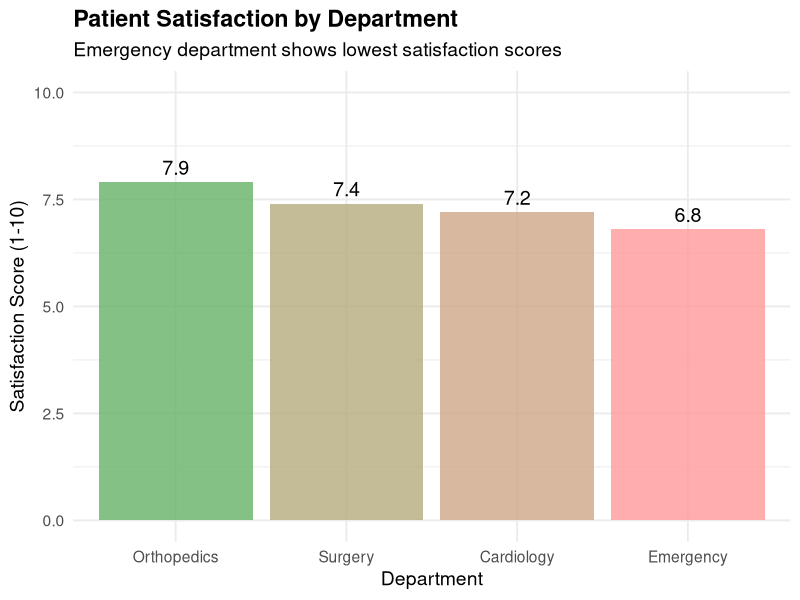
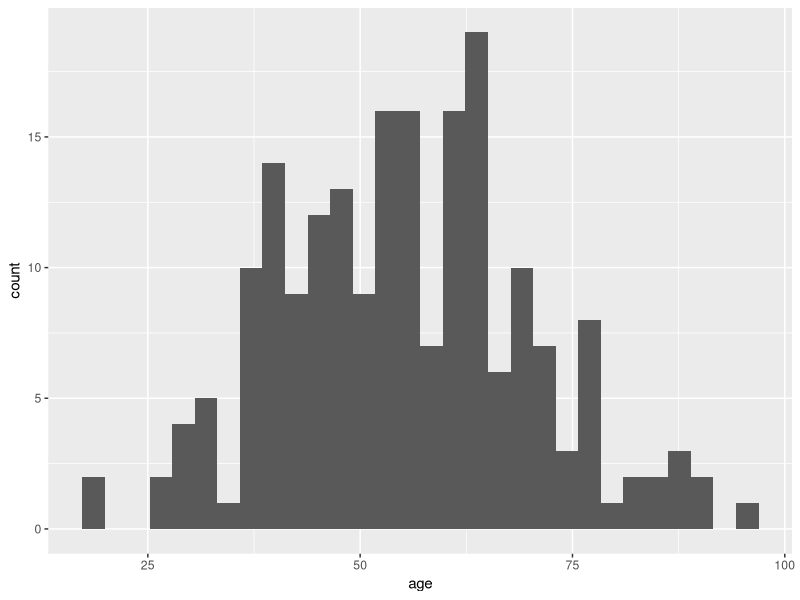
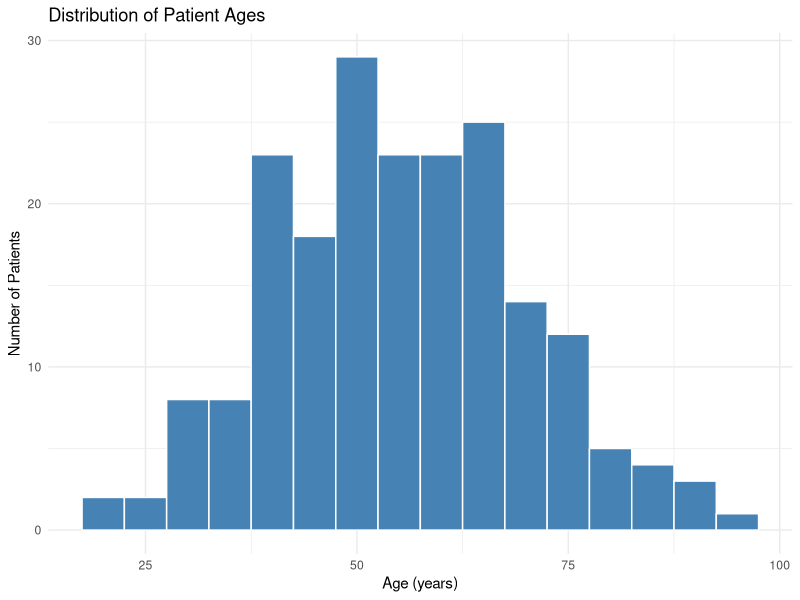
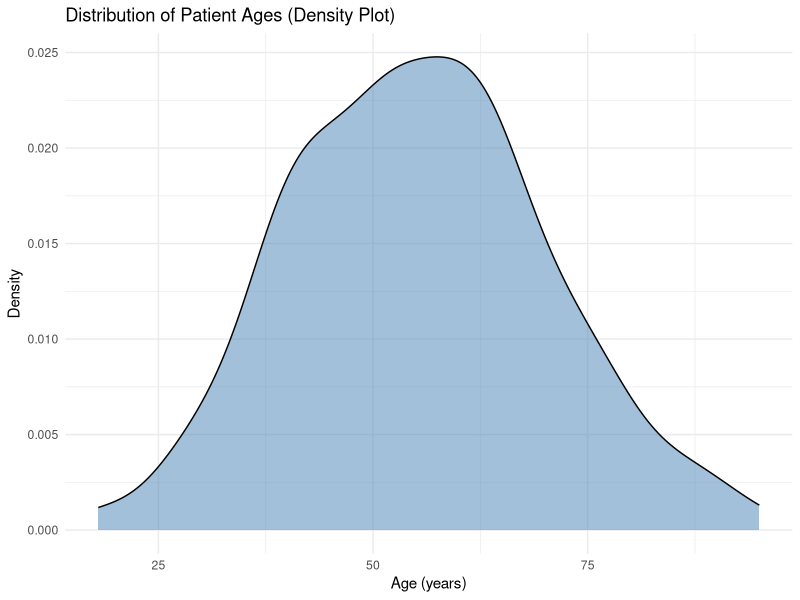
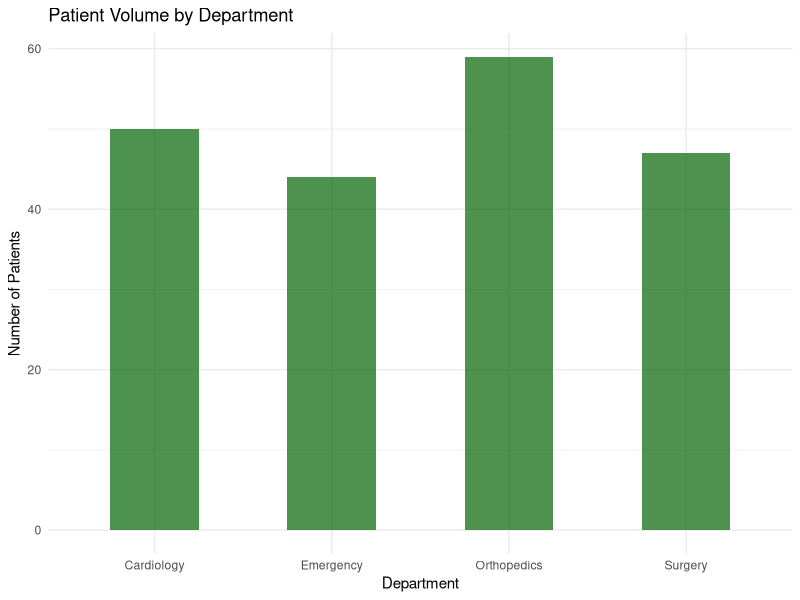
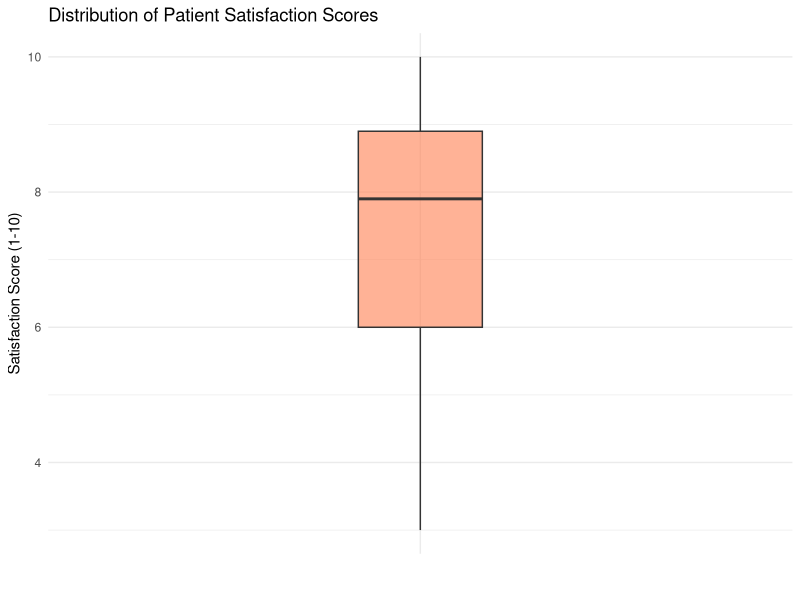
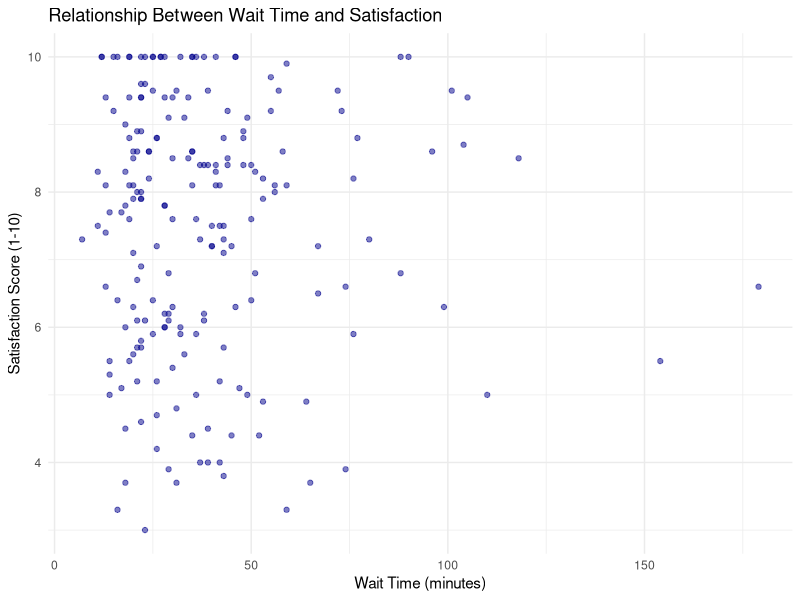
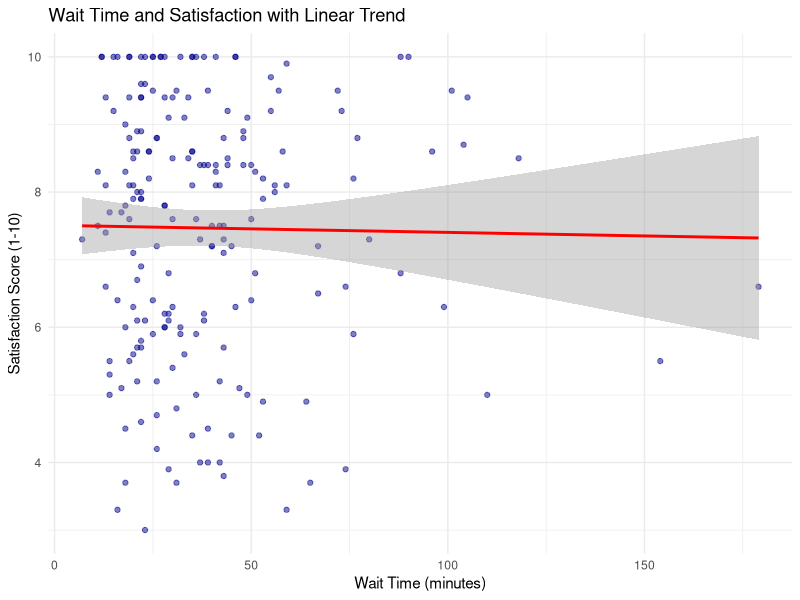

Write the R code that produced these figures, in order.
## ---- chunk 1
#| echo: false
#| fig-width: 8
#| fig-height: 4

# Quick demo data
demo_data <- data.frame(
  Department = c("Cardiology", "Emergency", "Orthopedics", "Surgery"),
  Satisfaction = c(7.2, 6.8, 7.9, 7.4),
  WaitTime = c(45, 67, 38, 52)
)

library(ggplot2)
ggplot(demo_data, aes(x = reorder(Department, -Satisfaction), y = Satisfaction)) +
  geom_col(aes(fill = Satisfaction), alpha = 0.8) +
  geom_text(aes(label = Satisfaction), vjust = -0.5, size = 5) +
  scale_fill_gradient(low = "#ff9999", high = "#66b266") +
  labs(title = "Patient Satisfaction by Department",
       subtitle = "Emergency department shows lowest satisfaction scores",
       x = "Department",
       y = "Satisfaction Score (1-10)") +
  theme_minimal(base_size = 14) +
  theme(legend.position = "none",
        plot.title = element_text(face = "bold")) +
  ylim(0, 10)
## ---- chunk 2
#| label: setup
#| warning: false

library(ggplot2)
library(dplyr)
library(tidyr)
library(readr)
library(patchwork)

set.seed(2026)
## ---- chunk 3
#| label: load-data

# Simulate patient satisfaction data
patient_data <- data.frame(
  patient_id = 1:200,  # Create unique IDs for 200 patients
  age = round(rnorm(200, mean = 55, sd = 15)),  # Generate ages: mean=55, standard deviation=15
  # Randomly assign patients to departments
  department = sample(c("Cardiology", "Orthopedics", "Emergency", "Surgery"),
                      200, replace = TRUE),
  # Generate satisfaction scores: mean=7.5, standard deviation=1.8
  satisfaction_score = round(rnorm(200, mean = 7.5, sd = 1.8), 1),
  # Generate wait times with right-skewed distribution (some very long waits)
  wait_time_minutes = round(rlnorm(200, meanlog = 3.5, sdlog = 0.6)),
  # Generate length of stay with right-skewed distribution
  length_of_stay_days = round(rlnorm(200, meanlog = 1.2, sdlog = 0.8), 1)
) %>%
  mutate(
    # Ensure satisfaction scores are between 1-10 (cap at boundaries)
    satisfaction_score = pmin(pmax(satisfaction_score, 1), 10),
    # Ensure age is realistic (between 18-95 years)
    age = pmin(pmax(age, 18), 95)
  )

# Display first 10 rows to see the data structure
head(patient_data, 10)
## ---- chunk 4
#| label: histogram-basic
#| fig-width: 6
#| fig-height: 4

# Basic histogram: minimal code to see the distribution
ggplot(data = patient_data, mapping = aes(x = age)) +  # Specify data and map age to x-axis
  geom_histogram()  # Add histogram geometry (bars showing frequency)
## ---- chunk 5
#| label: histogram-improved
#| fig-width: 6
#| fig-height: 4

# Improved histogram with better styling and labels
ggplot(patient_data, aes(x = age)) +  # Specify data and aesthetic mapping
  geom_histogram(binwidth = 5,  # Set bin width to 5 years per bar
                 fill = "steelblue",  # Fill color for bars
                 color = "white") +  # Border color (creates separation between bars)
  labs(title = "Distribution of Patient Ages",  # Add descriptive title
       x = "Age (years)",  # Label x-axis with units
       y = "Number of Patients") +  # Label y-axis
  theme_minimal()  # Apply clean, minimal theme (removes gray background)
## ---- chunk 6
#| label: density-basic
#| fig-width: 6
#| fig-height: 4

# Density plot showing smooth distribution curve
ggplot(patient_data, aes(x = age)) +
  geom_density(fill = "steelblue",  # Fill color under the curve
               alpha = 0.5) +  # Transparency (0.5 = 50% transparent)
  labs(title = "Distribution of Patient Ages (Density Plot)",
       x = "Age (years)",
       y = "Density") +  # Y-axis shows density, not counts
  theme_minimal()
## ---- chunk 7
#| label: barchart-basic
#| fig-width: 6
#| fig-height: 4

# Bar chart showing patient distribution across departments
ggplot(patient_data, aes(x = department)) +  # Map department to x-axis
  geom_bar(fill = "darkgreen",  # Fill color for all bars
           width = 0.5, # width of the bars
           alpha = 0.7) +  # Transparency level (0.7 = 70% opaque)
  labs(title = "Patient Volume by Department",  # Descriptive title
       x = "Department",  # X-axis label
       y = "Number of Patients") +  # Y-axis label
  theme_minimal()  # Clean theme
## ---- chunk 8
#| label: boxplot-basic
#| fig-width: 6
#| fig-height: 4

# Single box plot showing distribution of satisfaction scores
ggplot(patient_data, aes(x = "",  # Empty x aesthetic for single box plot
                         y = satisfaction_score)) +  # Map satisfaction to y-axis
  geom_boxplot(fill = "coral",  # Fill color for box
               width = 0.2, 
               alpha = 0.6) +  # Transparency level
  labs(title = "Distribution of Patient Satisfaction Scores",  # Title
       x = "",  # No x-axis label needed for single box
       y = "Satisfaction Score (1-10)") +  # Y-axis label with scale
  theme_minimal()  # Clean theme
## ---- chunk 9
#| label: scatterplot-basic
#| fig-width: 6
#| fig-height: 4

# Basic scatterplot showing relationship between two variables
ggplot(patient_data, aes(x = wait_time_minutes,  # Map wait time to x-axis
                         y = satisfaction_score)) +  # Map satisfaction to y-axis
  geom_point(alpha = 0.5,  # Transparency (helps see overlapping points)
             color = "darkblue") +  # Color of all points
  labs(title = "Relationship Between Wait Time and Satisfaction",  # Descriptive title
       x = "Wait Time (minutes)",  # X-axis label with units
       y = "Satisfaction Score (1-10)") +  # Y-axis label with scale
  theme_minimal()  # Clean theme
## ---- chunk 10
#| label: scatterplot-trend
#| fig-width: 6
#| fig-height: 4

# Scatterplot with linear trend line showing direction of relationship
ggplot(patient_data, aes(x = wait_time_minutes, y = satisfaction_score)) +
  geom_point(alpha = 0.5, color = "darkblue") +  # Add scatter points
  geom_smooth(method = "lm",  # Add linear regression line ("lm" = linear model)
              se = TRUE,  # Show confidence interval (shaded region around line)
              color = "red") +  # Color of trend line
  labs(title = "Wait Time and Satisfaction with Linear Trend",
       x = "Wait Time (minutes)",
       y = "Satisfaction Score (1-10)") +
  theme_minimal()
## ---- chunk 11
#| label: boxplot-grouped
#| fig-width: 6
#| fig-height: 4

# Box plots comparing satisfaction across departments
ggplot(patient_data, aes(x = department,  # Categories on x-axis
                         y = satisfaction_score,  # Continuous variable on y-axis
                         fill = department)) +  # Color each box by department
  geom_boxplot(alpha = 0.7, # Create box plots with transparency
               width = 0.3) +  # Width of the boxes
  labs(title = "Patient Satisfaction by Department",
       x = "Department",
       y = "Satisfaction Score (1-10)") +
  theme_minimal() +
  theme(legend.position = "none")  # Remove legend (redundant with x-axis labels)
## ---- chunk 12
#| label: calculate-dept-means

# Calculate mean satisfaction by department using group_by and summarize
dept_summary <- patient_data %>%  # Take patient data, AND THEN
  group_by(department) %>%  # Group by department, AND THEN
  summarize(mean_satisfaction = mean(satisfaction_score),  # Calculate mean
            n = n())  # Count number of patients (for reference)

# View the summary
dept_summary
## ---- chunk 13
#| label: bar-chart-means
#| fig-width: 8
#| fig-height: 5

# Bar chart showing average satisfaction by department
ggplot(dept_summary, aes(x = department,  # Department on x-axis
                         y = mean_satisfaction,  # Average satisfaction on y-axis
                         fill = department)) +  # Color bars by department (optional)
  geom_col(alpha = 0.8) +  # geom_col() adds bars using pre-calculated values
  labs(title = "Average Patient Satisfaction by Department",
       x = "Department",
       y = "Average Satisfaction Score (1-10)") +
  theme_minimal() +
  theme(legend.position = "none") +  # Remove redundant legend
  ylim(0, 10)  # Set y-axis limits to match satisfaction scale
## ---- chunk 14
#| label: scatterplot-grouped
#| fig-width: 8
#| fig-height: 5

# Scatterplot with separate colors and trend lines for each department
ggplot(patient_data, aes(x = wait_time_minutes,
                         y = satisfaction_score,
                         color = department)) +  # Color points and lines by department
  geom_point(alpha = 0.6,  # Add semi-transparent points
             size = 2) +  # Increase point size for visibility
  geom_smooth(method = "lm",  # Add separate trend line for each department
              se = FALSE) +  # Don't show confidence intervals (keeps plot cleaner)
  labs(title = "Wait Time and Satisfaction by Department",
       x = "Wait Time (minutes)",
       y = "Satisfaction Score (1-10)",
       color = "Department") +  # Label for color legend
  theme_minimal()
## ---- chunk 15
#| label: facet-example
#| fig-width: 10
#| fig-height: 6

# Faceted scatterplot: separate panel for each department
ggplot(patient_data, aes(x = wait_time_minutes, y = satisfaction_score)) +
  geom_point(alpha = 0.5,  # Add semi-transparent points
             color = "steelblue") +  # Same color for all panels
  geom_smooth(method = "lm",  # Add trend line to each panel
              se = TRUE,  # Show confidence interval
              color = "darkred") +  # Trend line color
  facet_wrap(~ department,  # Create separate panel for each department
             nrow = 2) +  # Arrange panels in 2 rows
  labs(title = "Wait Time vs. Satisfaction Across Departments",
       x = "Wait Time (minutes)",
       y = "Satisfaction Score (1-10)") +
  theme_minimal()
## ---- chunk 16
#| label: pivot-example

# Convert wide data to long format
patient_long <- patient_data %>%  # Start with original wide data
  pivot_longer(
    cols = c(satisfaction_score, wait_time_minutes),  # Columns to pivot (make longer)
    names_to = "metric",  # New column name for the measure names
    values_to = "value"  # New column name for the values
  )

# View the structure (note: each patient now has multiple rows)
head(patient_long, 10)
## ---- chunk 17
#| label: facet-metrics
#| fig-width: 10
#| fig-height: 4

# Visualize distributions of multiple metrics using faceting
patient_long %>%
  ggplot(aes(x = value, fill = metric)) +  # Map value to x-axis, color by metric
  geom_histogram(bins = 20,  # Create 20 bins
                 alpha = 0.7,  # Semi-transparent
                 color = "white") +  # White borders between bars
  facet_wrap(~ metric,  # Separate panel for each metric
             scales = "free",  # Let each panel have its own x-axis scale
             ncol = 2) +  # Arrange in 2 columns
  labs(title = "Distributions of Key Patient Metrics",
       x = "Value",
       y = "Count") +
  theme_minimal() +
  theme(legend.position = "none")  # Remove legend (redundant with facet labels)
## ---- chunk 18
#| label: color-categorical
#| fig-width: 8
#| fig-height: 5

# Using professional color palettes for categorical data
ggplot(patient_data, aes(x = department,
                         y = satisfaction_score,
                         fill = department)) +  # Map department to fill color
  geom_boxplot(alpha = 0.8, 
               width = 0.3) +
  scale_fill_brewer(palette = "Set2") +  # Use ColorBrewer palette (colorblind-friendly)
  labs(title = "Satisfaction Scores by Department",
       x = "Department",
       y = "Satisfaction Score (1-10)") +
  theme_minimal() +
  theme(legend.position = "none")
## ---- chunk 19
#| label: color-continuous
#| fig-width: 8
#| fig-height: 5

# Using color gradient to represent a third continuous variable
ggplot(patient_data, aes(x = wait_time_minutes,
                         y = satisfaction_score,
                         color = age)) +  # Map age to point color (gradient)
  geom_point(size = 3,  # Larger points for visibility
             alpha = 0.7) +  # Semi-transparent
  scale_color_gradient(low = "lightblue",  # Color for low values
                       high = "darkblue") +  # Color for high values
  labs(title = "Wait Time, Satisfaction, and Patient Age",
       x = "Wait Time (minutes)",
       y = "Satisfaction Score (1-10)",
       color = "Age (years)") +  # Legend title
  theme_minimal()
## ---- chunk 20
#| label: theme-comparison
#| fig-width: 10
#| fig-height: 8

# Create base plot to demonstrate different themes
base_plot <- ggplot(patient_data, aes(x = department,
                                      y = satisfaction_score,
                                      fill = department)) +
  geom_boxplot(alpha = 0.7) +  # Add box plots
  labs(title = "Satisfaction by Department") +
  theme(legend.position = "none")  # Remove legend

# Create four versions with different themes
p1 <- base_plot + theme_minimal() + labs(subtitle = "theme_minimal()")
p2 <- base_plot + theme_classic() + labs(subtitle = "theme_classic()")
p3 <- base_plot + theme_bw() + labs(subtitle = "theme_bw()")
p4 <- base_plot + theme_light() + labs(subtitle = "theme_light()")

# Combine plots using patchwork (+ places plots side by side, / stacks vertically)
(p1 + p2) / (p3 + p4)
## ---- chunk 21
#| label: customize-labels-demo
#| fig-width: 7
#| fig-height: 4

# Example showing how to customize all text elements
ggplot(patient_data, aes(x = department, y = satisfaction_score, fill = department)) +
  geom_boxplot(alpha = 0.7) +
  labs(
    title = "Patient Satisfaction by Department",           # Main title
    subtitle = "Based on 200 patient surveys",              # Subtitle (optional)
    x = "Hospital Department",                              # X-axis label
    y = "Satisfaction Score (1-10 scale)",                  # Y-axis label
    fill = "Department Name",                               # Legend title (matches aesthetic: fill, color, etc.)
    caption = "Data source: Hospital Survey 2026"           # Caption (optional, for data source)
  ) + 
  theme_minimal()
## ---- chunk 22
#| label: rename-legend-categories
#| fig-width: 7
#| fig-height: 4

# Plot with renamed legend categories
ggplot(patient_data, aes(x = department, fill = department)) +
  geom_bar(alpha = 0.8) +
  scale_fill_discrete(
    name = "Department",                  # Legend title
    labels = c("CARD", "ER",              # New category names
               "ORTH", "SURG")            # (in alphabetical order of original)
  ) +
  labs(title = "Patient Volume by Department",
       x = "Department Code",
       y = "Number of Patients") +
  theme_minimal() 
## ---- chunk 23
#| label: adjust-scale-scatterplot
#| fig-width: 7
#| fig-height: 4

# Scatterplot with adjusted scale to focus on data range
ggplot(patient_data, aes(x = wait_time_minutes, y = satisfaction_score)) +
  geom_point(alpha = 0.5, color = "steelblue") +
  geom_smooth(method = "lm", se = TRUE, color = "red") +
  scale_x_continuous(limits = c(0, 200), breaks = seq(0, 200, 25)) +  # Focus on relevant wait time range
  scale_y_continuous(limits = c(1, 10), breaks = 1:10) +              # Match satisfaction scale
  labs(title = "Wait Time vs Satisfaction (Focused Scale)",
       x = "Wait Time (minutes)",
       y = "Satisfaction Score") +
  theme_minimal()
## ---- chunk 24
#| label: publication-ready
#| fig-width: 8
#| fig-height: 6

# A complete, publication-quality visualization combining multiple customizations
ggplot(patient_data, aes(x = wait_time_minutes, y = satisfaction_score)) +
  # Add colored points by department
  geom_point(aes(color = department),  # Color varies by department
             alpha = 0.6,  # Semi-transparent to show overlaps
             size = 2.5) +  # Larger point size for visibility
  # Add overall trend line
  geom_smooth(method = "lm",  # Linear trend across all departments
              se = TRUE,  # Show confidence interval
              color = "black",  # Black line stands out
              linetype = "dashed") +  # Dashed to differentiate from points
  # Use professional color palette
  scale_color_brewer(palette = "Dark2",  # Colorblind-friendly palette
                     name = "Department") +  # Custom legend title
  # Customize x-axis breaks for readability
  scale_x_continuous(breaks = seq(0, 200, 25)) +  # Breaks every 25 minutes
  # Customize y-axis to match score range
  scale_y_continuous(breaks = 1:10,  # Show all integer scores
                     limits = c(1, 10)) +  # Set axis limits to score range
  # Add comprehensive labels
  labs(
    title = "Patient Satisfaction Decreases with Longer Wait Times",  # Clear message
    subtitle = "Analysis of 200 patient surveys across four departments",  # Context
    x = "Wait Time (minutes)",  # X-axis with units
    y = "Satisfaction Score (1-10 scale)",  # Y-axis with scale info
    caption = "Data: Hospital Patient Satisfaction Survey 2026"  # Data source
  ) +
  # Apply clean theme with adjusted base font size
  theme_minimal(base_size = 12) +
  # Fine-tune specific theme elements
  theme(
    plot.title = element_text(face = "bold", size = 14),  # Bold, larger title
    plot.subtitle = element_text(color = "gray30"),  # Subtle subtitle
    legend.position = "bottom"  # Move legend to bottom (saves horizontal space)
  )
